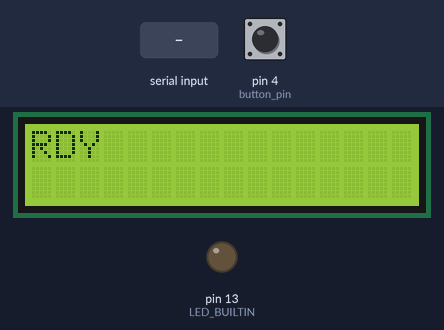
Bench run of a sketch on a simulated Arduino Uno, built with avr-gcc and run on an emulated ATmega328P. Shown: 16×2 character LCD, output pins drawn as LEDs (lit = HIGH). The test bench sets the inputs (shaded band); at power-on: pin 4 (button_pin) HIGH. What the sketch prints to the serial monitor is not drawn.

Above: at 1.7 s.
1.8 s: "1" received over Serial
At 4.4 s:
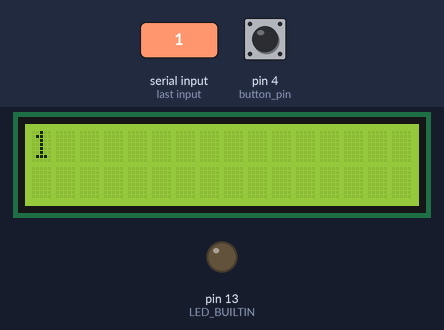
4.8 s: pin 4 (button_pin) pulled LOW for 1 s
At 5.8 s:
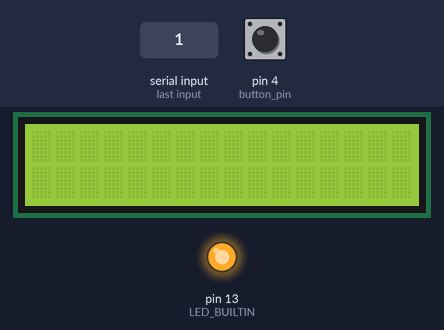
7.4 s: "0" received over Serial
At 10.0 s:
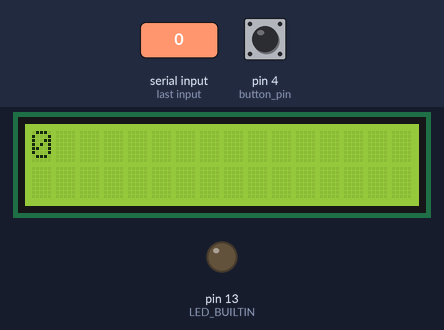
10.3 s: pin 4 (button_pin) pulled LOW for 0.15 s
At 12.2 s:
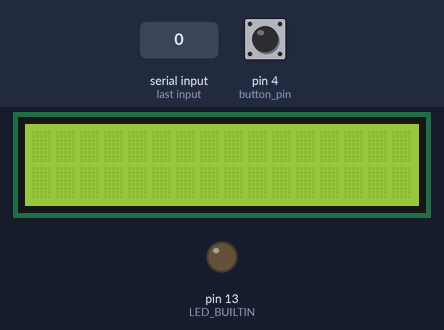
12.5 s: pin 4 (button_pin) pulled LOW for 3.2 s
At 13.3 s:
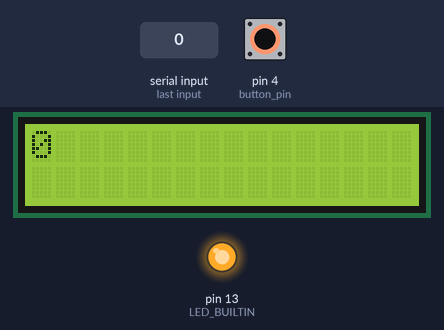
Timing chart, 0 to 17.4 s (numbered marks = the images above; inputs shaded):
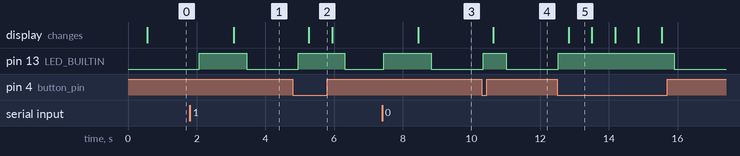

The sketch:

dinodisp.ino
```cpp
#include <LiquidCrystal.h>

// Meta vars
const int SETUP_TIME = 500;


// Module pinouts
const int rs_pin = 7;
const int en_pin = 8;
const int d4_pin = 9;
const int d5_pin = 10;
const int d6_pin = 11;
const int d7_pin = 12;
const int button_pin = 4;

// Strings for parsing and display
String cpu_string = "RDY"; // Default to RDY for visual confirmation system is working
String gpu_string;
String time_string;
String in_string;

// Page tracking for "menu" expansion
int cur_page = 0;
const int min_page = 0;
const int max_page = 1;

// Declare LiquidCrystal instance
LiquidCrystal lcd(rs_pin,en_pin,d4_pin,d5_pin,d6_pin,d7_pin);

void setup() {

  // Pin modes
  pinMode(LED_BUILTIN, OUTPUT);
  pinMode(button_pin,INPUT_PULLUP);

  // Begin serial, delay by SETUP_TIME, begin LCD
  Serial.begin(9600);
  delay(SETUP_TIME);
  lcd.begin(16,2);
}

void loop() {
  // Check if button is pressed, increment current "menu" page accordingly
  if (digitalRead(button_pin) == LOW){
    digitalWrite(LED_BUILTIN,HIGH);
    cur_page++;
    delay(300); // Allow button debounce
  } else{
    digitalWrite(LED_BUILTIN,LOW);
  }

  // Wrap-around current page to the beginning to keep logic within defined pages
  if (cur_page > max_page){
    cur_page = min_page;
  }

  // While there is serial data in the rx buffer
  if (Serial.available() > 0){
    // Turn on board LED to indicate RX
    digitalWrite(LED_BUILTIN,HIGH);

    // Read the string from the buffer
    in_string = Serial.readString();

    // Split the string and assign it to the appropriate display vars
    cpu_string = getValue(in_string,';',0);
    gpu_string = getValue(in_string,';',1);
    time_string = getValue(in_string,';',2);

    // Send OK back to python script
    Serial.print("OK\n");
  }

  // While not receiving, keep the screen updated
  lcd.clear();
  lcd.setCursor(0,0);

  // Temps Page
  if (cur_page == 0){
    lcd.print(cpu_string);
    lcd.setCursor(0,1);
    lcd.print(gpu_string);
  }
  else if (cur_page == 1){ // Clock page
    lcd.print(time_string);
  }
  delay(375); // Arbitrary delay to prevent LCD flicker
}

// Pulled from StackOverflow because I loathe C and don't want to have to innovate such a basic function
String getValue(String data, char separator, int index)
{
    int found = 0;
    int strIndex[] = { 0, -1 };
    int maxIndex = data.length() - 1;

    for (int i = 0; i <= maxIndex && found <= index; i++) {
        if (data.charAt(i) == separator || i == maxIndex) {
            found++;
            strIndex[0] = strIndex[1] + 1;
            strIndex[1] = (i == maxIndex) ? i+1 : i;
        }
    }
    return found > index ? data.substring(strIndex[0], strIndex[1]) : "";
}
```

Measured:
- after the input at 1.8 s, pin 13 (LED_BUILTIN): LOW → HIGH after 0.27 s, → LOW 1.4 s later; the display: changes after 1.3 s (image 1)
- after the input at 4.8 s, pin 13 (LED_BUILTIN): LOW → HIGH after 0.16 s, → LOW 1.4 s later; the display: changes after 0.46 s (image 2)
- after the input at 7.4 s, pin 13 (LED_BUILTIN): LOW → HIGH after 0.05 s, → LOW 1.4 s later; the display: changes after 1.1 s (image 3)
- after the input at 10.3 s, pin 13 (LED_BUILTIN): LOW → HIGH at once, → LOW 0.68 s later; the display: changes after 0.34 s (image 4)
- after the input at 12.5 s, pin 13 (LED_BUILTIN): LOW → HIGH at once, → LOW 3.4 s later; the display: changes after 0.33 s (image 5)
- what the display in image 5 shows lasts 0.7 s, from 12.8 s to 13.5 s
